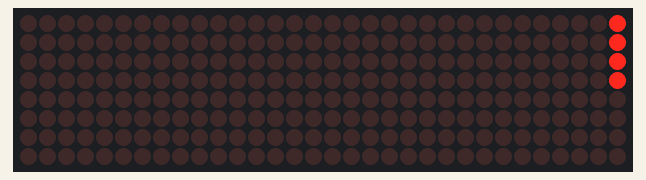
This sketch was run on a simulated Arduino Uno, built with avr-gcc and run on an emulated ATmega328P. On the bench: 32×8 LED matrix.

Above: at 0.16 s.
At 0.91 s:
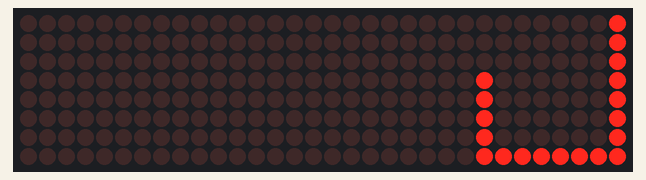
At 1.82 s:
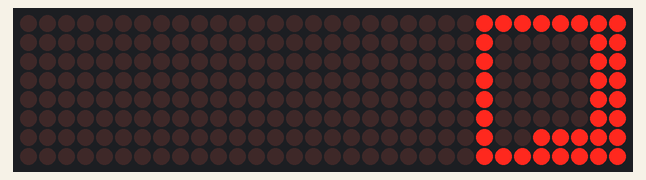
At 3.48 s:
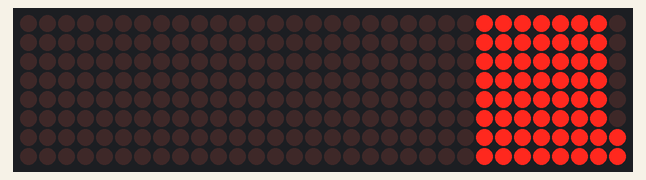
At 5.14 s:
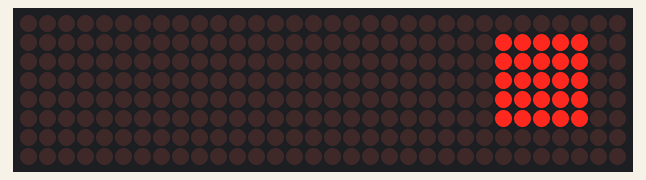
At 6.95 s:
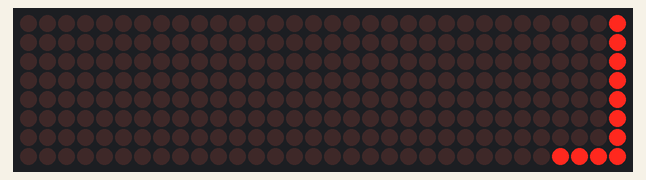

Measured:
- by itself, everything shown: repeats every 6.4 s, in 128 steps

The sketch:

runningDots.ino
```cpp
// Including the required Arduino libraries
#include <MD_Parola.h>
#include <MD_MAX72xx.h>
#include <SPI.h>

#define RIGHT 1
#define DOWN 2
#define LEFT 3
#define UP 4

// CS_PIN 5 (Must be PWN capable)
// DIN_PIN 11 (Does not seem to be configurable)
// CLK_PIN 13 (Does not seem to be configurable)

// Uncomment according to your hardware type
#define HARDWARE_TYPE MD_MAX72XX::PAROLA_HW
//#define HARDWARE_TYPE MD_MAX72XX::GENERIC_HW

// Defining size, and output pins
#define MAX_DEVICES 4
#define CS_PIN 10

// Create a new instance of the MD_Parola class with hardware SPI connection
MD_MAX72XX myDisplay = MD_MAX72XX(HARDWARE_TYPE, CS_PIN, MAX_DEVICES);

void setup() {
    myDisplay.begin();
    myDisplay.clear();
}

int x = 0;
int y = 0;
int dir = RIGHT;
int upperBound = 1;
int lowerBound = 7;
int leftBound = 0;
int rightBound = 7;

bool mode = true;

void loop() {
    myDisplay.setPoint(x, y, mode);
    switch(dir) {
        case RIGHT:
            x++;
            if (x > rightBound) {
                x = rightBound;
                rightBound--;
                dir = DOWN;
                y++;
            }
            break;
        case DOWN:
            y++;
            if (y > lowerBound) {
                y = lowerBound;
                lowerBound--;
                dir = LEFT;
                x--;
            }
            break;
        case LEFT:
            x--;
            if (x < leftBound) {
                x = leftBound;
                leftBound++;
                dir = UP;
                y--;
            }
            break;
        case UP:
            y--;
            if (y < upperBound) {
                y = upperBound;
                upperBound++;
                dir = RIGHT;
                x++;
            }
            break;
    }
    if (rightBound - leftBound < 0 && lowerBound - upperBound < 0) {
        x = 0;
        y = 0;
        dir = RIGHT;
        upperBound = 1;
        lowerBound = 7;
        leftBound = 0;
        rightBound = 7;
        mode ^= 1;
    }
    delay(50);
}
```
